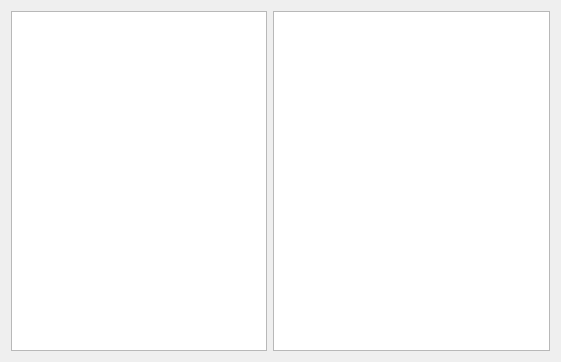
<?xml version="1.0" encoding="UTF-8"?>
<ui version="4.0">
 <class>GammaRay::MaterialTab</class>
 <widget class="QWidget" name="GammaRay::MaterialTab">
  <property name="geometry">
   <rect>
    <x>0</x>
    <y>0</y>
    <width>561</width>
    <height>362</height>
   </rect>
  </property>
  <layout class="QHBoxLayout" name="layout">
   <item>
    <widget class="QListWidget" name="shaderList">
     <property name="sizePolicy">
      <sizepolicy hsizetype="Minimum" vsizetype="Minimum">
       <horstretch>0</horstretch>
       <verstretch>0</verstretch>
      </sizepolicy>
     </property>
    </widget>
   </item>
   <item>
    <widget class="QTextEdit" name="shaderEdit">
     <property name="readOnly">
      <bool>true</bool>
     </property>
    </widget>
   </item>
  </layout>
 </widget>
 <resources/>
 <connections/>
</ui>
